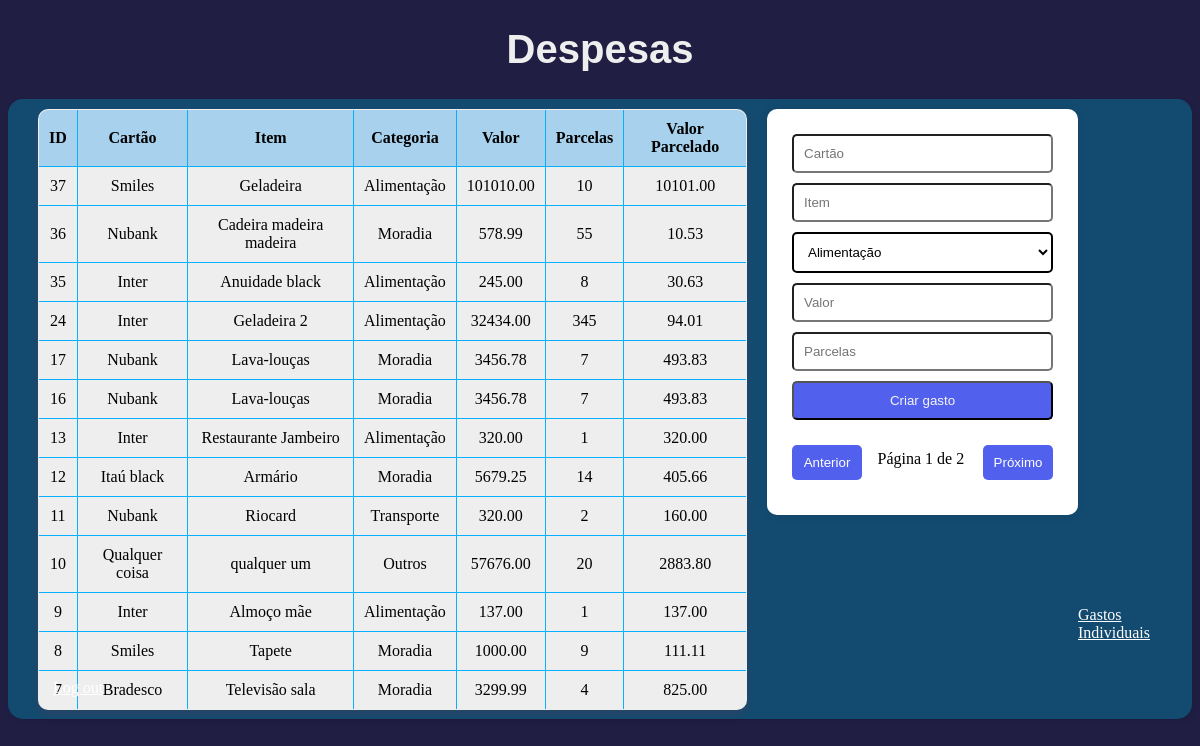
Before: / (signed in) with the older database file.
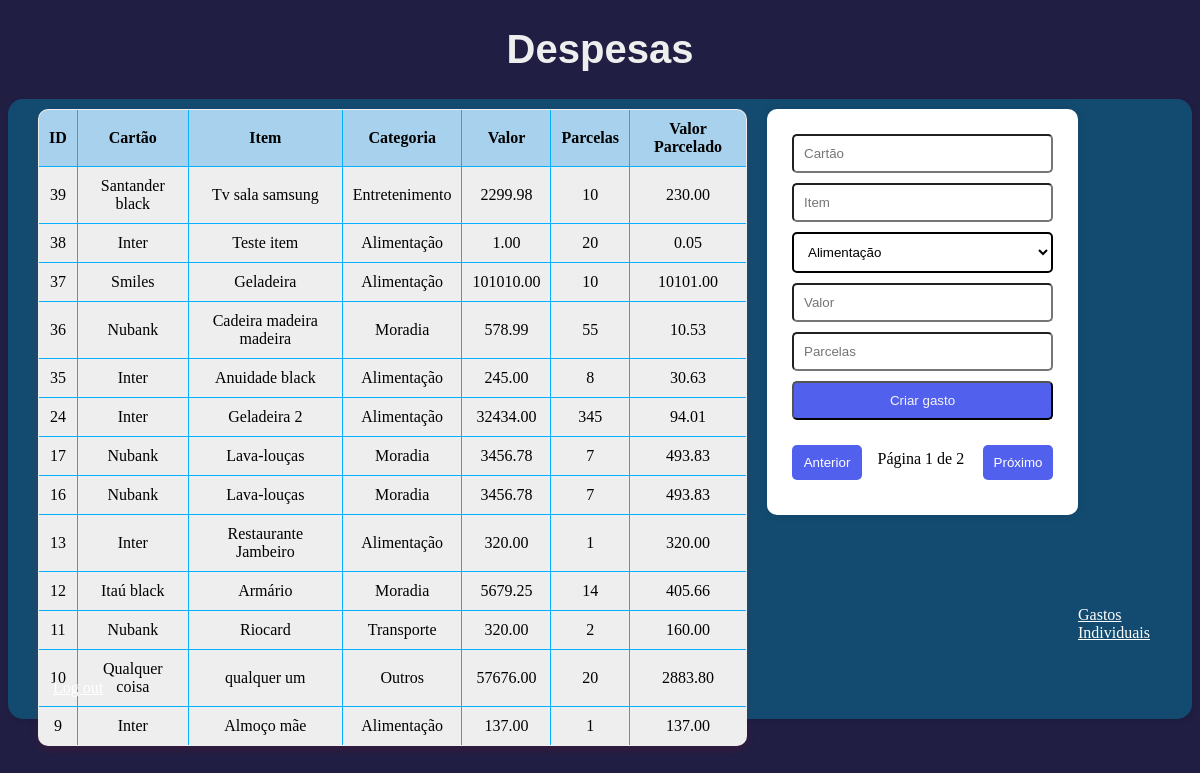
After: the same page with the newer database file.
### usuarios/models.py (models this page shows, shortened)
class Gastos(models.Model):
    CATEGORIA_GASTO = [
        ("Alimentação", "Alimentação"),
        ("Transporte", "Transporte"),
        ("Entretenimento", "Entretenimento"),
        ("Moradia", "Moradia"),
        ("Educação", "Educação"),
        ("Serviços", "Serviços"),
        ("Saúde", "Saúde"),
        ("Outros", "Outros"),
    ]
    cartao = models.CharField(max_length=20)
    item = models.CharField(max_length=64)
    valor = models.DecimalField(max_digits=10, decimal_places=2)
    parcelas = models.IntegerField()
    categoria = models.CharField(max_length=30, choices=CATEGORIA_GASTO)
    def valor_parcelado(self):
        if self.parcelas > 0:
            valor_parcelado = self.valor/self.parcelas
            return valor_parcelado
        return 0.00

### usuarios/views.py (the view)
# urls.py: path("", views.index, name="index"),
def index(request):
    gastos = Gastos.objects.all()
    if not request.user.is_authenticated:
        return HttpResponseRedirect(reverse("login"))
    return(render(request, "usuarios/usuario.html", {
        "gastos": gastos
    }))

### usuarios/templates/usuarios/usuario.html (shortened to what this page needs)
{% extends "usuarios/layout.html" %}
{% block body %}
    <h1 id="h1Despesas">Despesas</h1>
    <div id="divPrincipal">
        <table id="tabprincipal">
            <thead>
                <tr>
                    <th>ID</th>
                    <th>Cartão</th>
                    <th>Item</th>
                    <th>Categoria</th>
                    <th>Valor</th>
                    <th>Parcelas</th>
                    <th>Valor Parcelado</th>
                </tr>
            </thead>
            <tbody id="gastosTable">
                {% for gasto in gastos|slice:"::-1" %}
                <tr class="gasto-item">
                    <td>{{ gasto.id }}</td>
                    <td>{{ gasto.cartao }}</td>
                    <td>{{ gasto.item }}</td>
                    <td>{{ gasto.categoria }}</td>
                    <td>{{ gasto.valor }}</td>
                    <td>{{ gasto.parcelas }}</td>
                    <td>{{ gasto.valor_parcelado|floatformat:2 }}</td>
                </tr>
                {% empty %}
                <tr>
                    <td colspan="6">Nenhum gasto encontrado.</td>
                </tr>
                {% endfor %}
            </tbody>
        </table>
        <form id="formGastos" action="{% url 'criar_gasto' %}" method="post">
            <input type="text" name="cartao" placeholder="Cartão" required>
            <input type="text" name="item" placeholder="Item" required>
            <select name="categoria" required>
                <option value="Alimentação">Alimentação</option>
            </select>
            <input type="number" name="valor" step="0.01" placeholder="Valor" required>
            <input type="number" name="parcelas" placeholder="Parcelas" required>
            <button type="submit" name="criar_gasto">Criar gasto</button>
            <div id="paginationButtons">
                <button id="anterPag">Anterior</button>
                <span id="pageInfo">Página {{ page_obj.number }} de {{ page_obj.paginator.num_pages }}</span>
                <button id="proxPag">Próximo</button>
            </div>
        </form>
        <a id="botConsultIndiv" href="{% url 'gastosIndividuais' %}">Gastos Individuais</a>
</div>
<a class="botaologout" href="{% url 'logout' %}">Log out</a>
{% endblock %}

Changed rows visible on the page:
no longer on this page (row unchanged): Gastos: id "8", cartao "Smiles", item "Tapete", categoria "Moradia", valor "1000.00", parcelas "9", valor_parcelado "111.11"
no longer on this page (row unchanged): Gastos: id "7", cartao "Bradesco", item "Televisão sala", categoria "Moradia", valor "3299.99", parcelas "4", valor_parcelado "825.00"
added Gastos: id "39", cartao "Santander black", item "Tv sala samsung", categoria "Entretenimento", valor "2299.98", parcelas "10", valor_parcelado "230.00"
added Gastos: id "38", cartao "Inter", item "Teste item", categoria "Alimentação", valor "1.00", parcelas "20", valor_parcelado "0.05"
